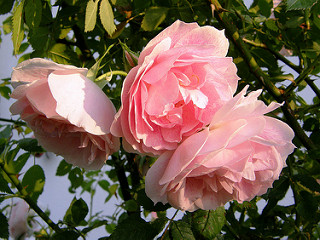
#> input picture notebooks/data/images/roses.jpg, 320 x 240 px
$ jupyter execute RGB_HSI_Conversion.ipynb
#> lines starting #> are read from the running program, lines starting #| are printed output that depends on the picture; after the words box and inside, x2 and y2 are one past the last pixel; in counts of white or black regions, pixels touching at a corner belong together
#> further down, rgb_image is the input picture: shape (240, 320, 3); mean B, G, R 80.2, 94.8, 116.4
[cell 1]
import os
import cv2
import numpy as np
import matplotlib.pyplot as plt

# Define the RGB to HSI conversion function
def rgb_to_hsi(image):
    """
    Converts an RGB image to HSI color space.
    HSI components:
      - Hue: Determines the type of color.
      - Saturation: Represents the color intensity.
      - Intensity: Represents the brightness.
    """
    # Normalize the image to [0, 1]
    normalized_rgb = image / 255.0
    R, G, B = normalized_rgb[:, :, 0], normalized_rgb[:, :, 1], normalized_rgb[:, :, 2]

    # Compute Intensity (I)
    I = (R + G + B) / 3

    # Compute Saturation (S)
    min_RGB = np.minimum(np.minimum(R, G), B)
    S = np.zeros_like(I)  # Initialize S to zeros
    non_zero_I = I > 0  # Mask for non-zero intensity
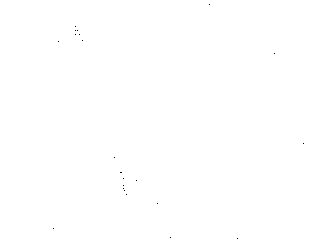
#> non_zero_I: shape (240, 320) bool; 100% white; black in thin lines or dots, all inside (x1, y1, x2, y2) = (53, 4, 304, 239)
    S[non_zero_I] = 1 - (min_RGB[non_zero_I] / I[non_zero_I])

    # Compute Hue (H)
    numerator = 0.5 * ((R - G) + (R - B))
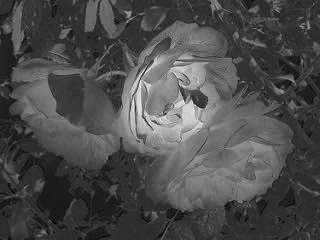
#> numerator: shape (240, 320) float64; min -0.198, max 0.843, mean 0.113; drawn with min black and max white
    denominator = np.sqrt((R - G) ** 2 + (R - B) * (G - B))
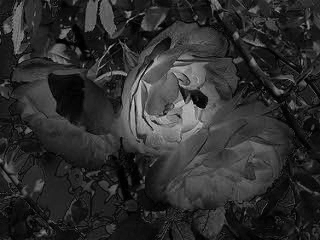
#> denominator: shape (240, 320) float64; min 0, max 0.856, mean 0.182
    H = np.arccos(numerator / (denominator + 1e-8))  # Avoid division by zero
    H[B > G] = 2 * np.pi - H[B > G]  # Adjust for B > G
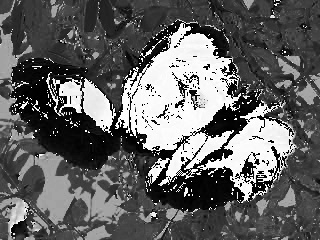
#> H: shape (240, 320) float64; min 0.000166, max 6.28, mean 2.43; drawn with min black and max white
    H = np.degrees(H)  # Convert radians to degrees

    # Stack HSI components
    HSI = np.dstack((H, S, I))
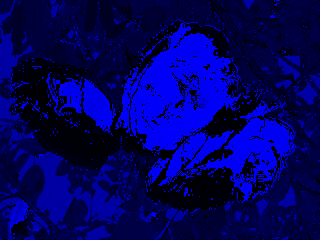
#> HSI: shape (240, 320, 3) float64; mean of channels 0, 1, 2 139.4, 0.4, 0.4; drawn with min black and max white
    return HSI


# Define the HSI to RGB conversion function
def hsi_to_rgb(hsi_image):
    """
    Converts an HSI image back to RGB color space.
    """
    H, S, I = hsi_image[:, :, 0], hsi_image[:, :, 1], hsi_image[:, :, 2]
    H = np.radians(H)  # Convert degrees to radians

    R, G, B = np.zeros_like(H), np.zeros_like(H), np.zeros_like(H)

    # Compute RGB based on Hue ranges
    idx1 = (H >= 0) & (H < 2 * np.pi / 3)
    idx2 = (H >= 2 * np.pi / 3) & (H < 4 * np.pi / 3)
    idx3 = (H >= 4 * np.pi / 3) & (H < 2 * np.pi)

    # RG sector
    B[idx1] = I[idx1] * (1 - S[idx1])
    R[idx1] = I[idx1] * (1 + S[idx1] * np.cos(H[idx1]) / np.cos(np.pi / 3 - H[idx1]))
    G[idx1] = 3 * I[idx1] - (R[idx1] + B[idx1])

    # GB sector
    R[idx2] = I[idx2] * (1 - S[idx2])
    G[idx2] = I[idx2] * (1 + S[idx2] * np.cos(H[idx2] - 2 * np.pi / 3) / np.cos(np.pi - H[idx2]))
    B[idx2] = 3 * I[idx2] - (R[idx2] + G[idx2])

    # BR sector
    G[idx3] = I[idx3] * (1 - S[idx3])
    B[idx3] = I[idx3] * (1 + S[idx3] * np.cos(H[idx3] - 4 * np.pi / 3) / np.cos(5 * np.pi / 3 - H[idx3]))
    R[idx3] = 3 * I[idx3] - (G[idx3] + B[idx3])

    # Combine RGB and scale to [0, 255]
    RGB = np.clip(np.dstack((R, G, B)) * 255, 0, 255).astype(np.uint8)
    return RGB

# Load the image
image_path = os.path.join(os.getcwd(), 'data', 'images', 'roses.jpg')  # Replace with your image path
rgb_image = cv2.imread(image_path)  # Load the image in BGR format
rgb_image = cv2.cvtColor(rgb_image, cv2.COLOR_BGR2RGB)  # Convert to RGB format

# Step-by-step explanation for a sample pixel
sample_pixel = np.array([255, 128, 64])  # Example RGB pixel (in range [0, 255])
print(f"Original RGB Pixel: {sample_pixel}")

# Normalize RGB pixel to [0, 1]
normalized_pixel = sample_pixel / 255.0
print(f"Normalized RGB Pixel: {normalized_pixel}")

# Convert to HSI
R, G, B = normalized_pixel
I = (R + G + B) / 3
min_RGB = min(R, G, B)
S = 1 - (min_RGB / I) if I != 0 else 0
numerator = 0.5 * ((R - G) + (R - B))
denominator = np.sqrt((R - G) ** 2 + (R - B) * (G - B))
H = np.arccos(numerator / (denominator + 1e-8))
if B > G:
    H = 2 * np.pi - H
H = np.degrees(H)
hsi_pixel = np.array([H, S, I])
print(f"Converted HSI Pixel: {hsi_pixel}")

# Convert back to RGB
hsi_image = np.expand_dims(hsi_pixel, axis=(0, 1))  # Mock HSI image
reconstructed_pixel = hsi_to_rgb(hsi_image)[0, 0]
print(f"Reconstructed RGB Pixel: {reconstructed_pixel}")

# Convert the entire image
hsi_image = rgb_to_hsi(rgb_image)  # RGB to HSI conversion for the whole image
reconstructed_rgb = hsi_to_rgb(hsi_image)  # HSI to RGB conversion for the whole image
#> in hsi_to_rgb (call 2), `idx1 = (H >= 0) & (H < 2 * np.pi / 3)`: idx1: shape (240, 320) bool; 66.5% white; 813 black regions (758 under 20 px), largest, box (x1, y1, x2, y2) and area: (115, 19, 241, 186) 9837, (197, 100, 299, 203) 3527, (18, 152, 131, 225) 3252
#> in hsi_to_rgb (call 2), `idx2 = (H >= 2 * np.pi / 3) & (H < 4 * np.pi / 3)`: idx2: shape (240, 320) bool; 11.3% white; 680 white regions (635 under 20 px), largest, box (x1, y1, x2, y2) and area: (19, 152, 128, 225) 3100, (0, 33, 21, 79) 553, (0, 95, 24, 138) 433
#> in hsi_to_rgb (call 2), `idx3 = (H >= 4 * np.pi / 3) & (H < 2 * np.pi)`:
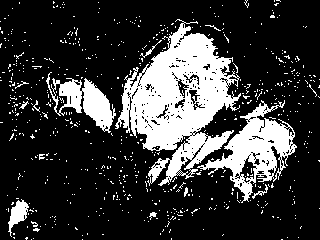
#> idx3: shape (240, 320) bool; 22.2% white; 645 white regions (631 under 20 px), largest, box (x1, y1, x2, y2) and area: (115, 19, 241, 186) 9795, (197, 100, 297, 203) 3433, (46, 72, 116, 133) 1640
#> in hsi_to_rgb (call 2), `R[idx2] = I[idx2] * (1 - S[idx2])`:
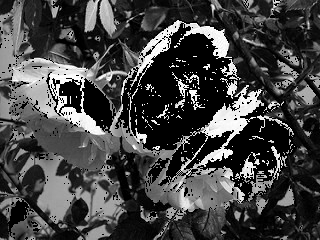
#> R: shape (240, 320) float64; min 0, max 1, mean 0.27
#> in hsi_to_rgb (call 2), `G[idx2] = I[idx2] * (1 + S[idx2] * np.cos(H[idx2] - 2 * np.pi / 3) / n..`:
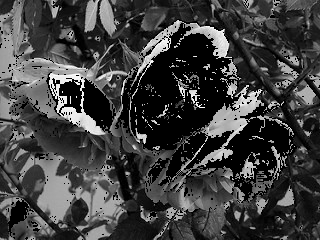
#> G: shape (240, 320) float64; min 0, max 1, mean 0.252
#> in hsi_to_rgb (call 2), `B[idx2] = 3 * I[idx2] - (R[idx2] + G[idx2])`:
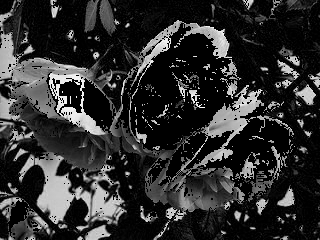
#> B: shape (240, 320) float64; min 0, max 1, mean 0.184
#> in hsi_to_rgb (call 2), `RGB = np.clip(np.dstack((R, G, B)) * 255, 0, 255).astype(np.uint8)`:
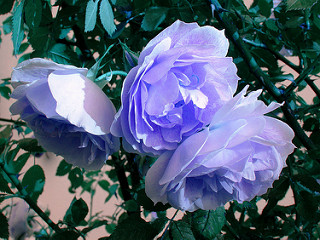
#> RGB: shape (240, 320, 3); mean of channels 0, 1, 2 115.7, 94.6, 80.1; drawn as B, G, R

# Display images using Matplotlib
plt.figure(figsize=(12, 8))

# Original RGB Image
plt.subplot(1, 3, 1)
plt.imshow(rgb_image)
plt.title("Original RGB Image")
plt.axis("off")

# HSI Image (Hue Visualization)
plt.subplot(1, 3, 2)
plt.imshow(hsi_image[:, :, 0], cmap="hsv")  # Display Hue component
plt.title("HSI Image (Hue Component)")
plt.axis("off")

# Reconstructed RGB Image
plt.subplot(1, 3, 3)
plt.imshow(reconstructed_rgb)
plt.title("Reconstructed RGB Image")
plt.axis("off")

plt.tight_layout()
plt.show()

$ run again, with notebooks/data/images/color_darkened.jpg copied over notebooks/data/images/roses.jpg
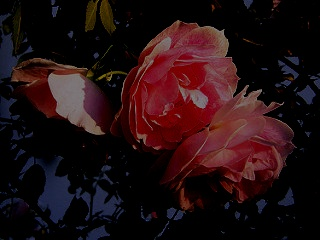
#> input picture notebooks/data/images/color_darkened.jpg, 320 x 240 px
#> rgb_image is the input picture: shape (240, 320, 3); mean B, G, R 17.5, 15.1, 34.8
#> in rgb_to_hsi, `non_zero_I = I > 0`:
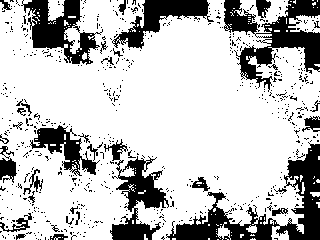
#> non_zero_I: shape (240, 320) bool; 75.5% white; 618 black regions (581 under 20 px), largest, box (x1, y1, x2, y2) and area: (166, 142, 320, 240) 4144, (224, 0, 320, 92) 3482, (104, 139, 169, 240) 2340
#> idx1: shape (240, 320) bool; 59.2% white; 493 black regions (396 under 20 px), largest, box (x1, y1, x2, y2) and area: (0, 9, 132, 240) 8584, (132, 22, 240, 132) 5999, (180, 90, 317, 188) 4812
#> idx2: shape (240, 320) bool; 10.9% white; 434 white regions (389 under 20 px), largest, box (x1, y1, x2, y2) and area: (18, 152, 126, 233) 3222, (0, 25, 36, 82) 680, (0, 94, 24, 122) 331
#> idx3: shape (240, 320) bool; 29.9% white; 746 white regions (603 under 20 px), largest, box (x1, y1, x2, y2) and area: (132, 22, 240, 132) 5989, (180, 98, 299, 188) 4491, (54, 79, 112, 132) 1385
#> in hsi_to_rgb (call 2), `RGB = np.clip(np.dstack((R, G, B)) * 255, 0, 255).astype(np.uint8)`:
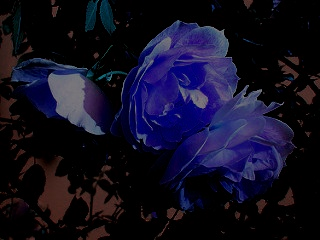
#> RGB: shape (240, 320, 3); mean of channels 0, 1, 2 34.4, 14.9, 17.4; drawn as B, G, R

$ run again, with notebooks/data/images/color_inverted.jpg copied over notebooks/data/images/roses.jpg
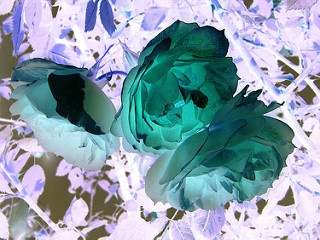
#> input picture notebooks/data/images/color_inverted.jpg, 320 x 240 px
#> rgb_image is the input picture: shape (240, 320, 3); mean B, G, R 174.2, 160.2, 138.8
#> non_zero_I: shape (240, 320) bool; every value is 1
#> idx1: shape (240, 320) bool; 9.5% white; 129 white regions (92 under 20 px), largest, box (x1, y1, x2, y2) and area: (18, 152, 125, 225) 2911, (0, 33, 20, 83) 573, (0, 198, 27, 240) 425
#> idx2: shape (240, 320) bool; 47.8% white; 112 white regions (84 under 20 px), largest, box (x1, y1, x2, y2) and area: (9, 20, 299, 218) 33090, (83, 0, 149, 38) 1194, (10, 200, 34, 238) 350
#> idx3: shape (240, 320) bool; 42.6% white; 35 white regions (27 under 20 px), largest, box (x1, y1, x2, y2) and area: (0, 0, 320, 240) 31141, (55, 159, 102, 198) 849, (0, 205, 12, 240) 259
#> in hsi_to_rgb (call 2), `RGB = np.clip(np.dstack((R, G, B)) * 255, 0, 255).astype(np.uint8)`:
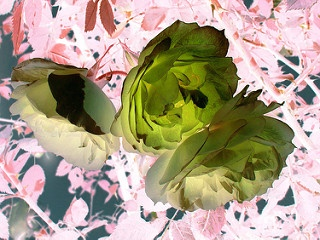
#> RGB: shape (240, 320, 3); mean of channels 0, 1, 2 138.5, 159.9, 173.7; drawn as B, G, R
